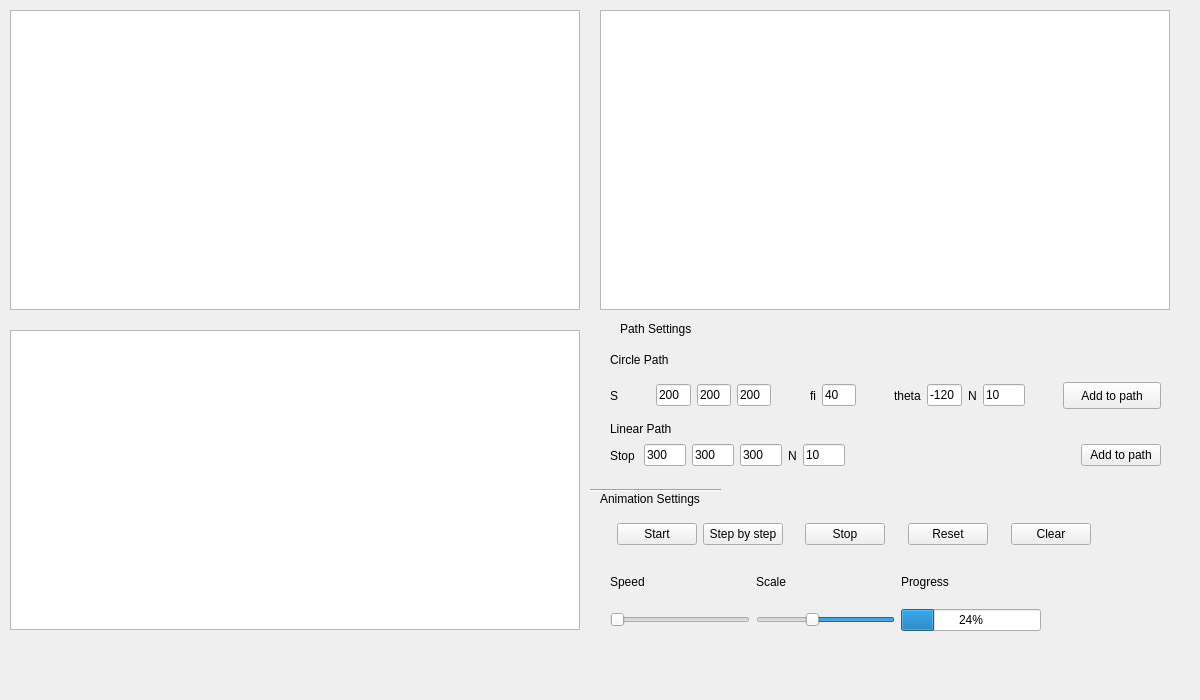
<?xml version="1.0" encoding="UTF-8"?>
<ui version="4.0">
 <class>WidgetAnimation</class>
 <widget class="QWidget" name="WidgetAnimation">
  <property name="geometry">
   <rect>
    <x>0</x>
    <y>0</y>
    <width>1200</width>
    <height>700</height>
   </rect>
  </property>
  <property name="sizePolicy">
   <sizepolicy hsizetype="Preferred" vsizetype="Preferred">
    <horstretch>2</horstretch>
    <verstretch>2</verstretch>
   </sizepolicy>
  </property>
  <property name="minimumSize">
   <size>
    <width>1200</width>
    <height>700</height>
   </size>
  </property>
  <property name="windowTitle">
   <string>Form</string>
  </property>
  <widget class="QLabel" name="label">
   <property name="geometry">
    <rect>
     <x>620</x>
     <y>320</y>
     <width>151</width>
     <height>17</height>
    </rect>
   </property>
   <property name="text">
    <string>Path Settings</string>
   </property>
  </widget>
  <widget class="QLabel" name="label_2">
   <property name="geometry">
    <rect>
     <x>600</x>
     <y>490</y>
     <width>151</width>
     <height>17</height>
    </rect>
   </property>
   <property name="text">
    <string>Animation Settings</string>
   </property>
  </widget>
  <widget class="QLabel" name="label_3">
   <property name="geometry">
    <rect>
     <x>610</x>
     <y>350</y>
     <width>111</width>
     <height>20</height>
    </rect>
   </property>
   <property name="text">
    <string>Circle Path</string>
   </property>
  </widget>
  <widget class="QLabel" name="label_4">
   <property name="geometry">
    <rect>
     <x>610</x>
     <y>420</y>
     <width>101</width>
     <height>17</height>
    </rect>
   </property>
   <property name="text">
    <string>Linear Path</string>
   </property>
  </widget>
  <widget class="Line" name="line_3">
   <property name="geometry">
    <rect>
     <x>590</x>
     <y>480</y>
     <width>131</width>
     <height>20</height>
    </rect>
   </property>
   <property name="orientation">
    <enum>Qt::Horizontal</enum>
   </property>
  </widget>
  <widget class="QGraphicsView" name="graphicsViewXZ">
   <property name="geometry">
    <rect>
     <x>10</x>
     <y>10</y>
     <width>570</width>
     <height>300</height>
    </rect>
   </property>
  </widget>
  <widget class="QGraphicsView" name="graphicsViewXY">
   <property name="geometry">
    <rect>
     <x>10</x>
     <y>330</y>
     <width>570</width>
     <height>300</height>
    </rect>
   </property>
  </widget>
  <widget class="QGraphicsView" name="graphicsViewYZ">
   <property name="geometry">
    <rect>
     <x>600</x>
     <y>10</y>
     <width>570</width>
     <height>300</height>
    </rect>
   </property>
  </widget>
  <widget class="QWidget" name="horizontalLayoutWidget">
   <property name="geometry">
    <rect>
     <x>610</x>
     <y>380</y>
     <width>551</width>
     <height>31</height>
    </rect>
   </property>
   <layout class="QHBoxLayout" name="horizontalLayout">
    <item>
     <widget class="QLabel" name="label_7">
      <property name="text">
       <string>S</string>
      </property>
     </widget>
    </item>
    <item>
     <spacer name="horizontalSpacer_3">
      <property name="orientation">
       <enum>Qt::Horizontal</enum>
      </property>
      <property name="sizeHint" stdset="0">
       <size>
        <width>40</width>
        <height>20</height>
       </size>
      </property>
     </spacer>
    </item>
    <item>
     <widget class="QLineEdit" name="lineEditCenterX">
      <property name="maximumSize">
       <size>
        <width>42</width>
        <height>16777215</height>
       </size>
      </property>
      <property name="text">
       <string>200</string>
      </property>
     </widget>
    </item>
    <item>
     <widget class="QLineEdit" name="lineEditCenterY">
      <property name="maximumSize">
       <size>
        <width>42</width>
        <height>16777215</height>
       </size>
      </property>
      <property name="text">
       <string>200</string>
      </property>
     </widget>
    </item>
    <item>
     <widget class="QLineEdit" name="lineEditCenterZ">
      <property name="maximumSize">
       <size>
        <width>42</width>
        <height>16777215</height>
       </size>
      </property>
      <property name="text">
       <string>200</string>
      </property>
     </widget>
    </item>
    <item>
     <spacer name="horizontalSpacer">
      <property name="orientation">
       <enum>Qt::Horizontal</enum>
      </property>
      <property name="sizeHint" stdset="0">
       <size>
        <width>40</width>
        <height>20</height>
       </size>
      </property>
     </spacer>
    </item>
    <item>
     <widget class="QLabel" name="label_9">
      <property name="text">
       <string>fi</string>
      </property>
     </widget>
    </item>
    <item>
     <widget class="QLineEdit" name="lineEditFi">
      <property name="maximumSize">
       <size>
        <width>42</width>
        <height>16777215</height>
       </size>
      </property>
      <property name="text">
       <string>40</string>
      </property>
     </widget>
    </item>
    <item>
     <spacer name="horizontalSpacer_2">
      <property name="orientation">
       <enum>Qt::Horizontal</enum>
      </property>
      <property name="sizeHint" stdset="0">
       <size>
        <width>40</width>
        <height>20</height>
       </size>
      </property>
     </spacer>
    </item>
    <item>
     <widget class="QLabel" name="label_11">
      <property name="text">
       <string>theta</string>
      </property>
     </widget>
    </item>
    <item>
     <widget class="QLineEdit" name="lineEditTheta">
      <property name="maximumSize">
       <size>
        <width>42</width>
        <height>16777215</height>
       </size>
      </property>
      <property name="text">
       <string>-120</string>
      </property>
     </widget>
    </item>
    <item>
     <widget class="QLabel" name="label_13">
      <property name="text">
       <string>N</string>
      </property>
     </widget>
    </item>
    <item>
     <widget class="QLineEdit" name="lineEditNCircle">
      <property name="minimumSize">
       <size>
        <width>42</width>
        <height>0</height>
       </size>
      </property>
      <property name="maximumSize">
       <size>
        <width>42</width>
        <height>16777215</height>
       </size>
      </property>
      <property name="text">
       <string>10</string>
      </property>
     </widget>
    </item>
    <item>
     <spacer name="horizontalSpacer_11">
      <property name="orientation">
       <enum>Qt::Horizontal</enum>
      </property>
      <property name="sizeHint" stdset="0">
       <size>
        <width>40</width>
        <height>20</height>
       </size>
      </property>
     </spacer>
    </item>
    <item>
     <widget class="QPushButton" name="buttonCircleAdd">
      <property name="minimumSize">
       <size>
        <width>98</width>
        <height>27</height>
       </size>
      </property>
      <property name="text">
       <string>Add to path</string>
      </property>
     </widget>
    </item>
   </layout>
  </widget>
  <widget class="QWidget" name="horizontalLayoutWidget_2">
   <property name="geometry">
    <rect>
     <x>610</x>
     <y>440</y>
     <width>551</width>
     <height>31</height>
    </rect>
   </property>
   <layout class="QHBoxLayout" name="horizontalLayout_2">
    <item>
     <widget class="QLabel" name="label_12">
      <property name="text">
       <string>Stop </string>
      </property>
     </widget>
    </item>
    <item>
     <widget class="QLineEdit" name="lineEditStopX">
      <property name="maximumSize">
       <size>
        <width>42</width>
        <height>16777215</height>
       </size>
      </property>
      <property name="text">
       <string>300</string>
      </property>
     </widget>
    </item>
    <item>
     <widget class="QLineEdit" name="lineEditStopY">
      <property name="maximumSize">
       <size>
        <width>42</width>
        <height>16777215</height>
       </size>
      </property>
      <property name="text">
       <string>300</string>
      </property>
     </widget>
    </item>
    <item>
     <widget class="QLineEdit" name="lineEditStopZ">
      <property name="maximumSize">
       <size>
        <width>42</width>
        <height>16777215</height>
       </size>
      </property>
      <property name="text">
       <string>300</string>
      </property>
     </widget>
    </item>
    <item>
     <widget class="QLabel" name="label_14">
      <property name="text">
       <string>N</string>
      </property>
     </widget>
    </item>
    <item>
     <widget class="QLineEdit" name="lineEditNLine">
      <property name="maximumSize">
       <size>
        <width>42</width>
        <height>16777215</height>
       </size>
      </property>
      <property name="text">
       <string>10</string>
      </property>
     </widget>
    </item>
    <item>
     <spacer name="horizontalSpacer_4">
      <property name="orientation">
       <enum>Qt::Horizontal</enum>
      </property>
      <property name="sizeHint" stdset="0">
       <size>
        <width>40</width>
        <height>20</height>
       </size>
      </property>
     </spacer>
    </item>
    <item>
     <widget class="QPushButton" name="buttonLineAdd">
      <property name="text">
       <string>Add to path</string>
      </property>
     </widget>
    </item>
   </layout>
  </widget>
  <widget class="QLabel" name="labelValid">
   <property name="geometry">
    <rect>
     <x>1070</x>
     <y>560</y>
     <width>70</width>
     <height>71</height>
    </rect>
   </property>
   <property name="text">
    <string/>
   </property>
  </widget>
  <widget class="QWidget" name="horizontalLayoutWidget_3">
   <property name="geometry">
    <rect>
     <x>600</x>
     <y>520</y>
     <width>491</width>
     <height>29</height>
    </rect>
   </property>
   <layout class="QHBoxLayout" name="horizontalLayout_3">
    <item>
     <spacer name="horizontalSpacer_5">
      <property name="orientation">
       <enum>Qt::Horizontal</enum>
      </property>
      <property name="sizeHint" stdset="0">
       <size>
        <width>40</width>
        <height>20</height>
       </size>
      </property>
     </spacer>
    </item>
    <item>
     <widget class="QPushButton" name="buttonStart">
      <property name="text">
       <string>Start</string>
      </property>
     </widget>
    </item>
    <item>
     <widget class="QPushButton" name="buttonStep">
      <property name="text">
       <string>Step by step</string>
      </property>
     </widget>
    </item>
    <item>
     <spacer name="horizontalSpacer_6">
      <property name="orientation">
       <enum>Qt::Horizontal</enum>
      </property>
      <property name="sizeHint" stdset="0">
       <size>
        <width>40</width>
        <height>20</height>
       </size>
      </property>
     </spacer>
    </item>
    <item>
     <widget class="QPushButton" name="buttonStop">
      <property name="text">
       <string>Stop</string>
      </property>
     </widget>
    </item>
    <item>
     <spacer name="horizontalSpacer_8">
      <property name="orientation">
       <enum>Qt::Horizontal</enum>
      </property>
      <property name="sizeHint" stdset="0">
       <size>
        <width>40</width>
        <height>20</height>
       </size>
      </property>
     </spacer>
    </item>
    <item>
     <widget class="QPushButton" name="buttonReset">
      <property name="text">
       <string>Reset</string>
      </property>
     </widget>
    </item>
    <item>
     <spacer name="horizontalSpacer_9">
      <property name="orientation">
       <enum>Qt::Horizontal</enum>
      </property>
      <property name="sizeHint" stdset="0">
       <size>
        <width>40</width>
        <height>20</height>
       </size>
      </property>
     </spacer>
    </item>
    <item>
     <widget class="QPushButton" name="buttonClear">
      <property name="text">
       <string>Clear</string>
      </property>
     </widget>
    </item>
   </layout>
  </widget>
  <widget class="QWidget" name="gridLayoutWidget">
   <property name="geometry">
    <rect>
     <x>610</x>
     <y>560</y>
     <width>431</width>
     <height>80</height>
    </rect>
   </property>
   <layout class="QGridLayout" name="gridLayout">
    <item row="1" column="0">
     <widget class="QSlider" name="sliderSpeed">
      <property name="orientation">
       <enum>Qt::Horizontal</enum>
      </property>
     </widget>
    </item>
    <item row="1" column="1">
     <widget class="QSlider" name="sliderScale">
      <property name="value">
       <number>60</number>
      </property>
      <property name="tracking">
       <bool>true</bool>
      </property>
      <property name="orientation">
       <enum>Qt::Horizontal</enum>
      </property>
      <property name="invertedAppearance">
       <bool>true</bool>
      </property>
      <property name="invertedControls">
       <bool>false</bool>
      </property>
     </widget>
    </item>
    <item row="0" column="0">
     <widget class="QLabel" name="label_5">
      <property name="maximumSize">
       <size>
        <width>16777215</width>
        <height>35</height>
       </size>
      </property>
      <property name="text">
       <string>Speed</string>
      </property>
     </widget>
    </item>
    <item row="0" column="1">
     <widget class="QLabel" name="label_8">
      <property name="maximumSize">
       <size>
        <width>16777215</width>
        <height>35</height>
       </size>
      </property>
      <property name="text">
       <string>Scale</string>
      </property>
     </widget>
    </item>
    <item row="0" column="2">
     <widget class="QLabel" name="label_6">
      <property name="maximumSize">
       <size>
        <width>16777215</width>
        <height>25</height>
       </size>
      </property>
      <property name="text">
       <string>Progress</string>
      </property>
     </widget>
    </item>
    <item row="1" column="2">
     <widget class="QProgressBar" name="progressBar">
      <property name="value">
       <number>24</number>
      </property>
     </widget>
    </item>
   </layout>
  </widget>
 </widget>
 <resources/>
 <connections/>
</ui>
